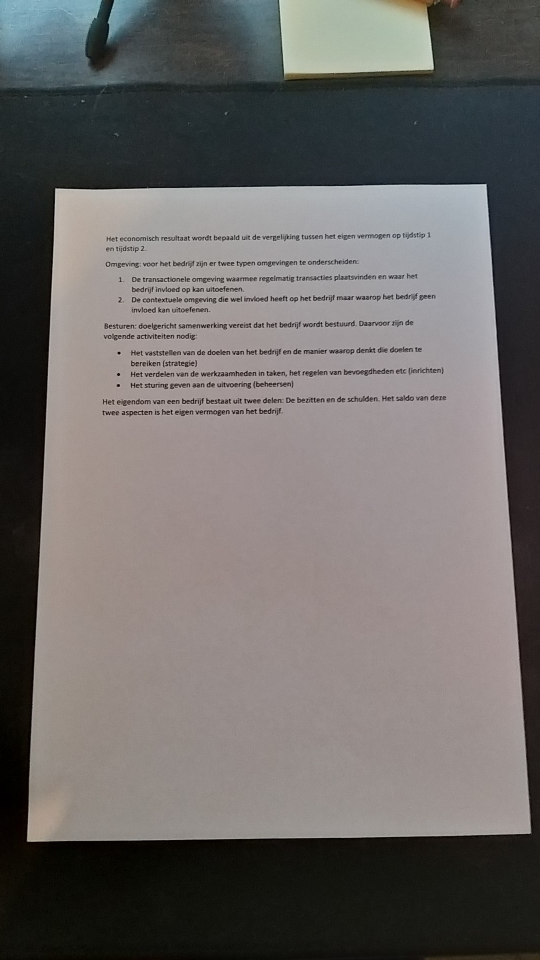
//> input picture OPENCV Eindopdracht/DocumentScanner/text.png, 1079 x 1920 px (shown at 1/2 size)
$ ./main   (built with g++ and OpenCV 4)
//> lines starting //> are read from the running program, lines starting //| are printed output that depends on the picture; after the words box and inside, x2 and y2 are one past the last pixel; in counts of white or black regions, pixels touching at a corner belong together
//> further down, image is the input picture: 1920 rows x 1079 cols, CV_8UC3; mean B, G, R 103.9, 105.6, 109.1
### OPENCV Eindopdracht/DocumentScanner/blobDetection.h
#pragma once

#include <opencv2/imgcodecs.hpp>
#include <opencv2/highgui.hpp>
#include <opencv2/imgproc.hpp>
#include <opencv2/features2d.hpp>
#include <array>

cv::Mat crop(cv::Mat input);
std::vector<cv::KeyPoint> blobDetect(cv::Mat input);

### OPENCV Eindopdracht/DocumentScanner/preProcessorText.h
#pragma once

#include <opencv2/imgcodecs.hpp>
#include <opencv2/highgui.hpp>
#include <opencv2/imgproc.hpp>
#include <array>

class preProcessorText {
public :
	// Preprocessing steps available
	cv::Mat convertImage(cv::Mat image);
	std::vector<cv::Point> collectA4(cv::Mat image);
	cv::Mat wrapA4(cv::Mat image, std::vector<cv::Point> points, cv::Point demensions);
};

### OPENCV Eindopdracht/DocumentScanner/blobDetection.cpp
#include "blobDetection.h"

cv::Mat crop(cv::Mat input)
{
	int width1 = (int)floor(input.size().width * 0.05f);
	int width2 = (int)floor(input.size().width * 0.95f);
	int height1 = (int)floor(input.size().height * 0.05f);
	int height2 = (int)floor(input.size().height * 0.95f);
	cv::Mat cropped_image = input(cv::Range(height1, height2), cv::Range(width1, width2));
	return cropped_image;
}

// [37 lines left out: function blobDetect, not called in this run]

### OPENCV Eindopdracht/DocumentScanner/preProcessorText.cpp
#include "preProcessorText.h"
#include <opencv2/imgcodecs.hpp>
#include <opencv2/highgui.hpp>
#include <opencv2/imgproc.hpp>
#include <array>
#include <vector>
#include <iostream>

cv::Mat preProcessorText::convertImage(cv::Mat image)
{
	// Preprocessoing edges.
	cv::Mat imgGray, imgBlur, imgCanny, imgDilation;
	cv::cvtColor(image, imgGray,  cv::COLOR_BGR2GRAY);
	cv::GaussianBlur( imgGray, imgBlur, cv::Size(3, 3), 3, 0);
	cv::Canny(imgBlur, imgCanny,  25, 75);
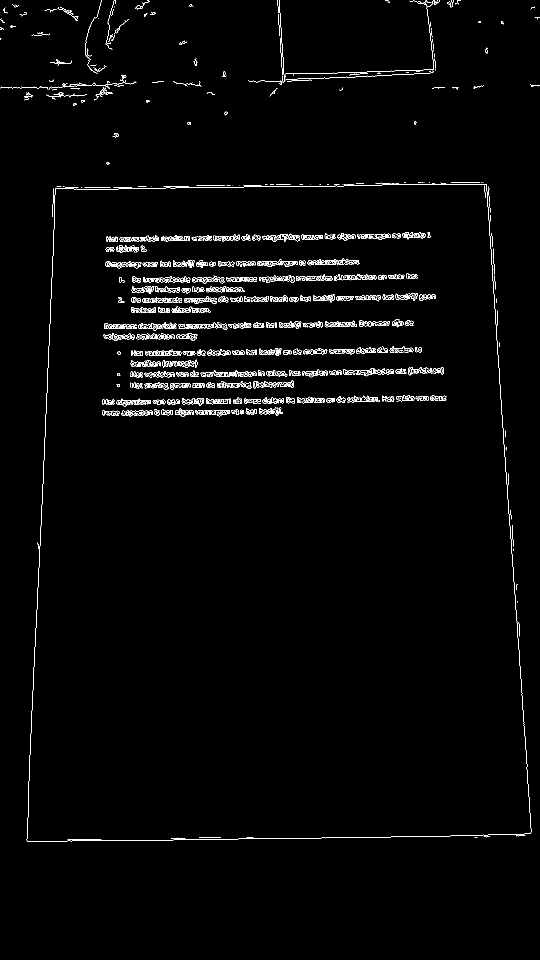
//> imgCanny: 1920 rows x 1079 cols, CV_8UC1 (shown at 1/2 size); 1.7% white in thin lines or dots, all inside (x1, y1, x2, y2) = (0, 0, 1079, 1684)
	cv::Mat kernel = cv::getStructuringElement(cv::MORPH_RECT, cv::Size(3, 3));
	cv::dilate( imgCanny, imgDilation, kernel);
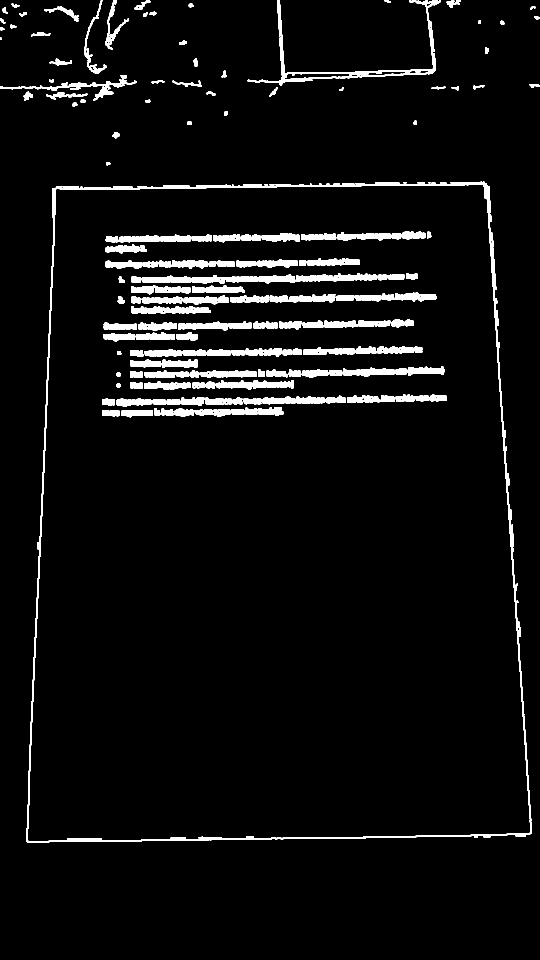
//> imgDilation: 1920 rows x 1079 cols, CV_8UC1 (shown at 1/2 size); 5% white; 200 white regions (8 under 20 px)

	cv::imshow("Dilated", imgDilation);
	cv::waitKey();

	return imgDilation;
}

std::vector<cv::Point> preProcessorText::collectA4(cv::Mat image)
{
	// Collecting contours of the image
	std::vector<std::vector<cv::Point>> contours;
	std::vector<cv::Vec4i> hierachy;
	cv::findContours(image, contours, hierachy, cv::RETR_EXTERNAL, cv::CHAIN_APPROX_SIMPLE);
//> contours = 62 contours, 11 with area under 20; largest, box (x1, y1, x2, y2) and area: (52, 363, 1064, 1685) 1227070, (495, 0, 881, 171) 5539, (0, 150, 274, 202) 1580, (210, 0, 258, 100) 754, (169, 0, 214, 148) 738

	// Variables of the biggest.
	int maxArea = 0;
	std::vector<cv::Point> biggest;
	std::vector<std::vector<cv::Point>> conPoly(contours.size());
//> conPoly = 62 empty contours


	// Finding the A4 countours
	for (int i = 0; i < contours.size(); i++) {
		int area = cv::contourArea(contours[i]);
		float peri = cv::arcLength(contours[i], true);
		cv::approxPolyDP(contours[i], conPoly[i], (0.02 * peri) , true);

		if (area > maxArea){
			maxArea = area;
			biggest = conPoly[i];
		}
	}
//> this loop made 62 passes
//> (area, peri, maxArea) on passes 10, 12: (28, 32, 28), (1227070, 5384.1, 1227070)
//> (area, peri) on passes 13 to 18: (36, 25.66), (101, 44.14), (47, 27.41), (40, 25.07), (52, 27.9), (50, 28.49)
//> after the loop, conPoly = 62 contours, 11 with area under 20; largest, box (x1, y1, x2, y2) and area: (54, 363, 1063, 1685) 1222086, (495, 0, 881, 163) 7718, (0, 163, 274, 202) 1524, (210, 0, 258, 100) 798, (170, 0, 214, 148) 767; maxArea = 1227070

	// Checking if valid an porting to array;
	if (biggest.size() == 4) {
		cv::drawContours(image, conPoly, -1, cv::Scalar(255, 0, 0), 10);
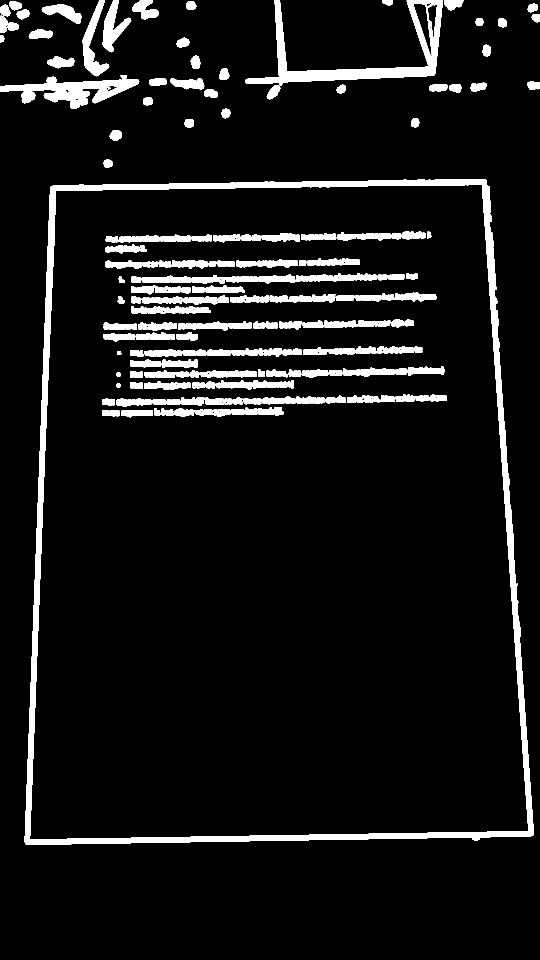
//> image: 1920 rows x 1079 cols, CV_8UC1 (shown at 1/2 size); 8% white; 179 white regions, largest, box (x1, y1, x2, y2) and area: (49, 358, 1068, 1690) 51159, (490, 0, 886, 171) 13126, (0, 150, 279, 218) 7763
		cv::imshow("Contours", image);
		cv::waitKey();
	}

	return biggest;
}

cv::Mat preProcessorText::wrapA4(cv::Mat image, std::vector<cv::Point> points, cv::Point demensions)
{
//> called with demensions = Point(1079, 1920)
	// Drawing the edges
	for (int i = 0; i < 4; i++)
	{
		cv::circle(image, points[i], 10, cv::Scalar(0, 0, 255), cv::FILLED);
	}
//> this loop made 4 passes
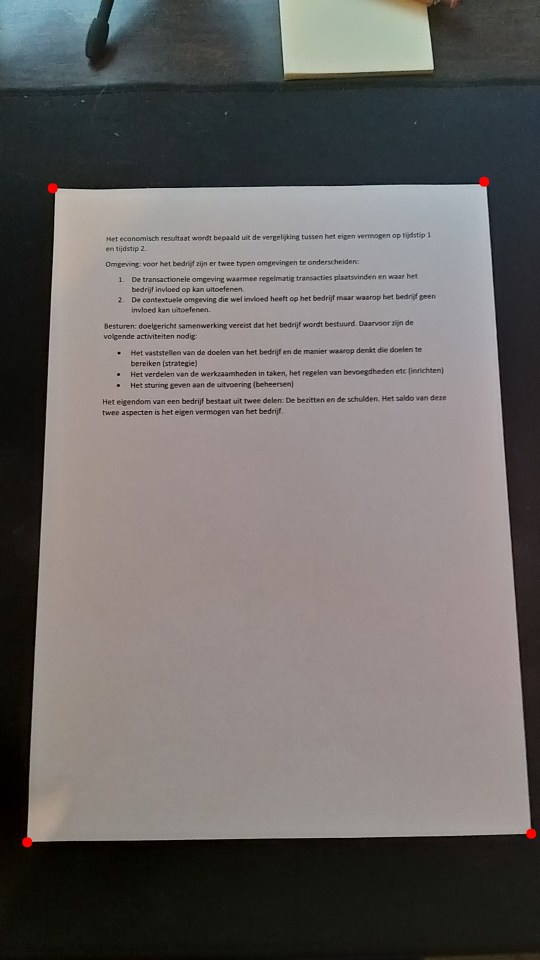
//> image: 1920 rows x 1079 cols, CV_8UC3 (shown at 1/2 size); 0.06% of pixels changed, all inside (x1, y1, x2, y2) = (44, 353, 1073, 1695)

	cv::imshow("Edges", image);
	cv::waitKey();

	//Sorting the input vector to array
	cv::Point2f src[4];
	src[0] = points[0];
//> src = 4 Points (x, y): [968, 363], [0, 0], [0, 0], [0, 0]
	for (int i = 0; i < 4; i++) {
		if (points[i].x + points[i].y < src[0].x + src[0].y) {
			src[0] = points[i];
		}
		else if (points[i].x - points[i].y > src[1].x - src[1].y) {
			src[1] = points[i];
		}
		else if (points[i].x - points[i].y < src[2].x - src[2].y) {
			src[2] = points[i];
		}
		else if (points[i].x + points[i].y > src[3].x + src[3].y) {
			src[3] = points[i];
		}
	}

	cv::Point2f dst[4] = { {0.0f,0.0f},{(float)demensions.x,0.0f},{0.0f,(float)demensions.y},{(float)demensions.x,(float)demensions.y} };
//> dst = 4 Points (x, y): [0, 0], [1079, 0], [0, 1920], [1079, 1920]

	// Wrapping the image
	cv::Mat imgWarp;

	cv:: Mat matrix =  cv::getPerspectiveTransform(src, dst);
//> matrix = [[1.31, 0.0512, -157.1], [0.0272, 1.8, -680.8], [5.87e-07, 0.000135, 1]]
	warpPerspective(image, imgWarp, matrix, demensions);
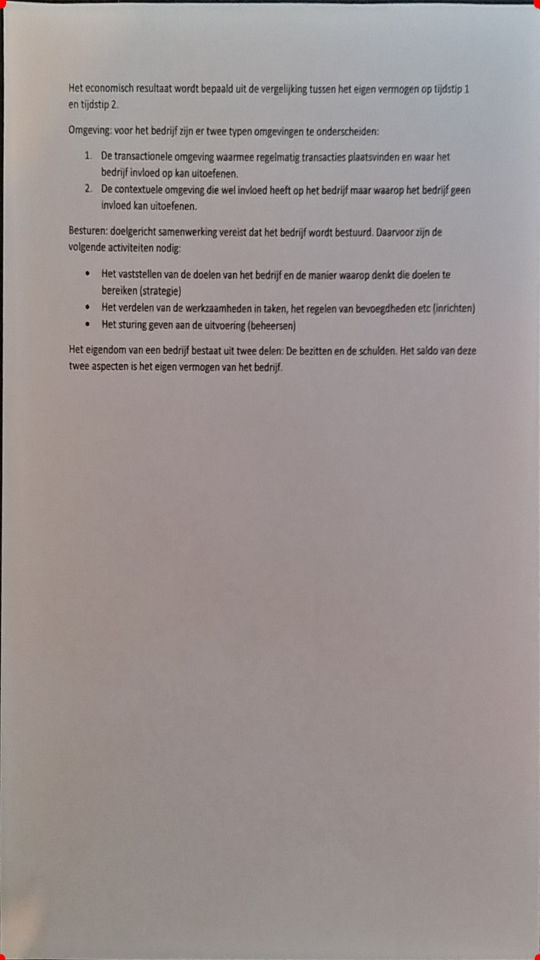
//> imgWarp: 1920 rows x 1079 cols, CV_8UC3 (shown at 1/2 size); mean B, G, R 145.6, 147.2, 155.7

	cv::imshow("Wrap", imgWarp);
	cv::waitKey();


	return imgWarp;
}

### OPENCV Eindopdracht/DocumentScanner/main.cpp
#include <iostream>
#include "preProcessorText.h"
#include "blobDetection.h"

int main(void) {
	preProcessorText pre = preProcessorText();
	cv::Mat image = cv::imread("text.png");
	cv::Mat paperImg = pre.wrapA4(image, pre.collectA4(pre.convertImage(image)), cv::Point(image.size().width,image.size().height));

	cv::Mat cropped_image = crop(paperImg);
//> in crop, `cv::Mat cropped_image = input(cv::Range(height1, height2), cv::Range(w..`:
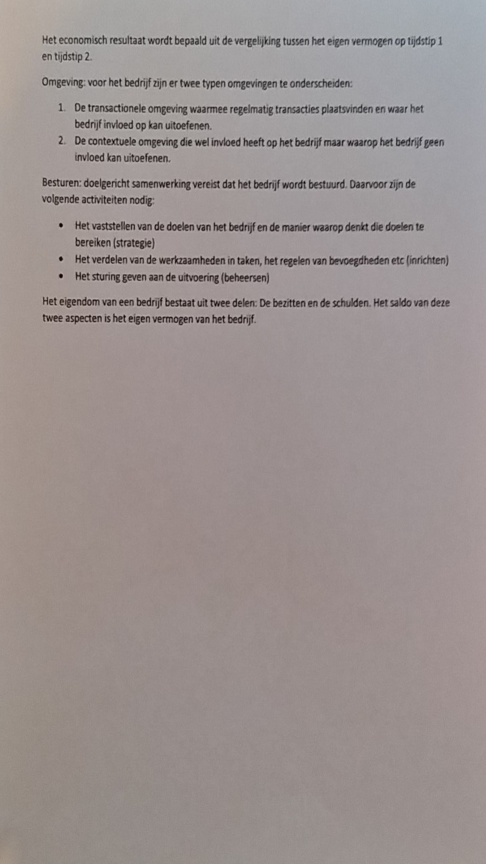
//> cropped_image: 1728 rows x 972 cols, CV_8UC3 (shown at 1/2 size); mean B, G, R 144.1, 145.5, 154.8

//> (the run ends here: the program needs code that is not available in this run, at `std::vector<cv::KeyPoint> keypoints = blobDetect(cropped_image, cv::Si..`)
